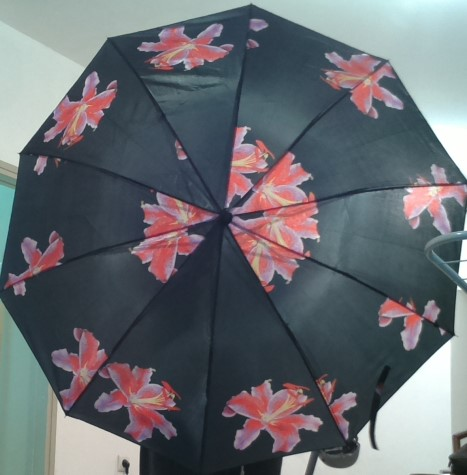
#> input picture ballon_detector/resources/target.jpg, 467 x 475 px, found by its file name
$ jupyter execute Untitled.ipynb
#> lines starting #> are read from the running program, lines starting #| are printed output that depends on the picture
[cell 1]
import numpy as np

[cell 2]
import cv2

[cell 3]
import numpy as np
import cv2
img = cv2.imread('../resources/target.JPG')
#> img is the input picture: shape (475, 467, 3); mean B, G, R 112.5, 107.1, 103.9
img1 = cv2.imread('../resources/image3.JPG')
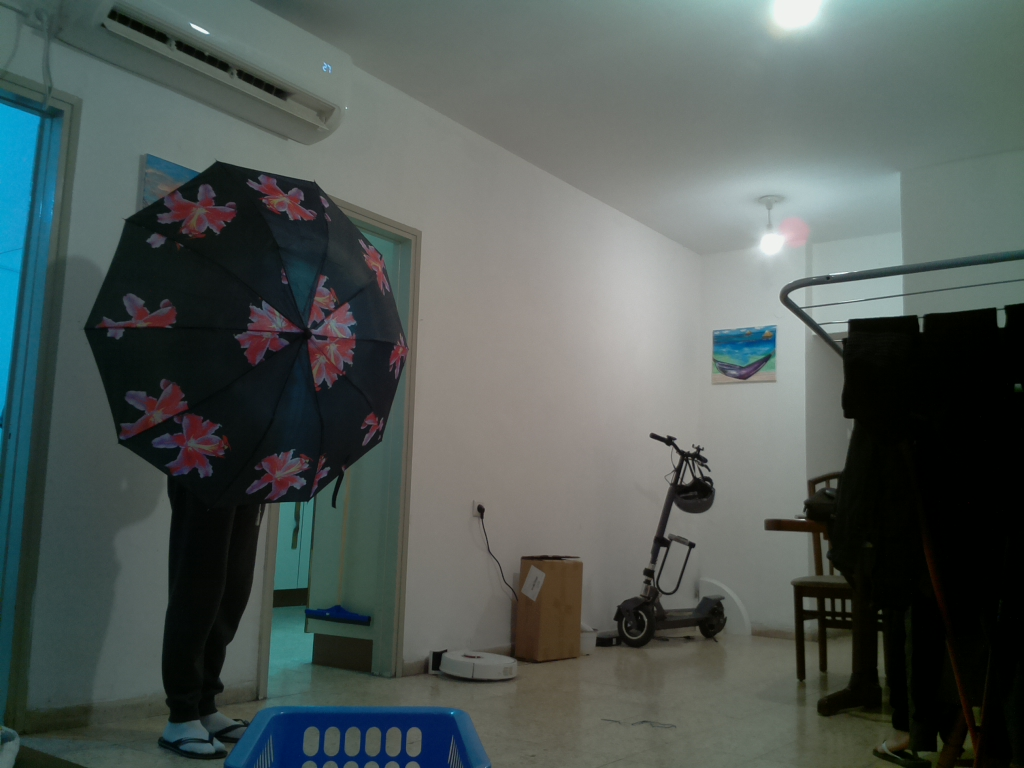
#> input picture ballon_detector/resources/image3.jpg, 1024 x 768 px, found by its file name
#> img1 is the input picture: shape (768, 1024, 3); mean B, G, R 86.7, 89.9, 80.6
gray = cv2.cvtColor(img, cv2.COLOR_BGR2GRAY)
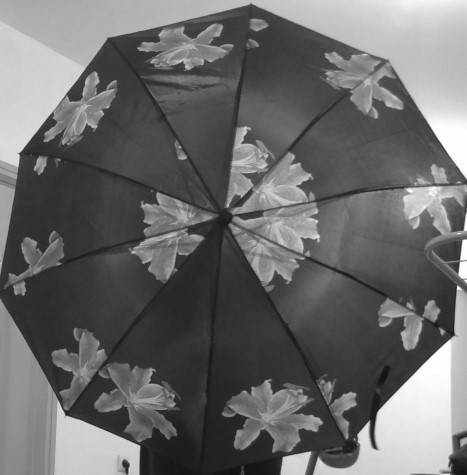
#> gray: shape (475, 467); min 16, max 255, mean 106.7
gray1 = cv2.cvtColor(img1, cv2.COLOR_BGR2GRAY)
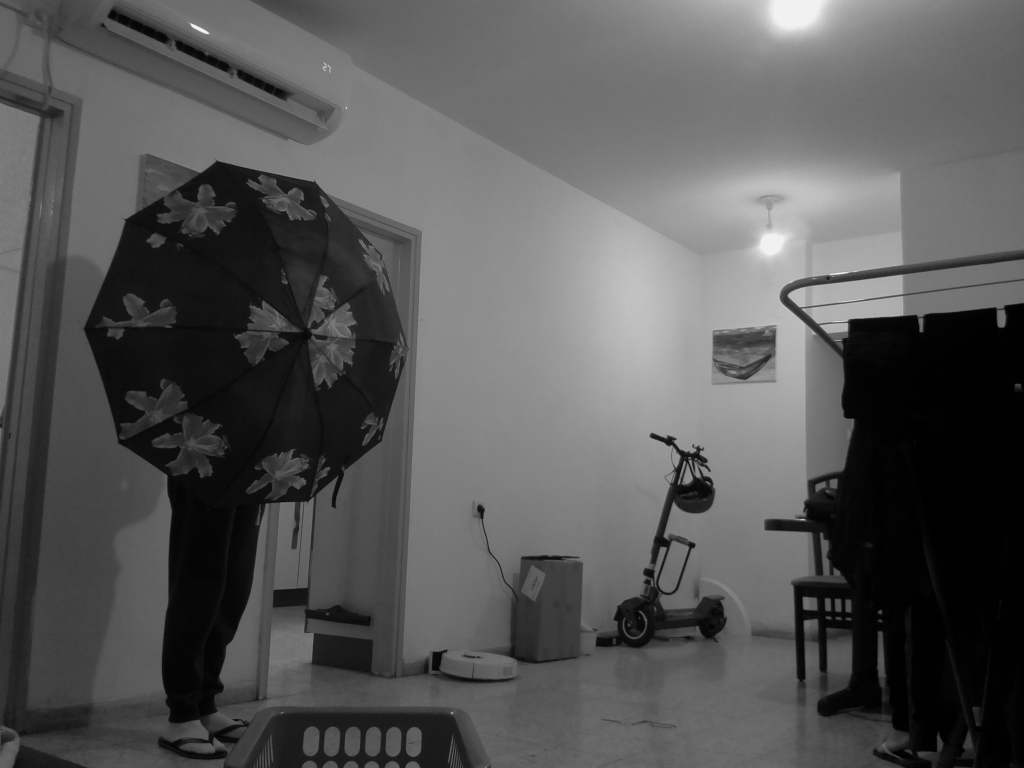
#> gray1: shape (768, 1024); min 0, max 242, mean 86.8
sift = cv2.SIFT_create(sigma = 3, nOctaveLayers = 20, contrastThreshold = 0.05)
keypoints_1, descriptors_1 = sift.detectAndCompute(gray, None)
#> keypoints_1 = 643 keypoints; strongest (x, y, size): (126, 464, 5.9), (374, 446, 4.7), (363, 436, 9), (367, 427, 4.6)
keypoints_2, descriptors_2 = sift.detectAndCompute(gray1, None)
#> keypoints_2 = 660 keypoints; strongest (x, y, size): (669, 441, 7.4), (653, 436, 4.7), (194, 26, 3.3), (694, 494, 28.7)

bf = cv2.BFMatcher(cv2.NORM_L1, crossCheck=True)

matches = bf.match(descriptors_1,descriptors_2)
#> matches = 155 matches

[cell 4]
matches
#> Out = 155 matches

[cell 5]
matches = sorted(matches, key = lambda x:x.distance)

[cell 6]
matches[0].queryIdx
#> Out = 110
